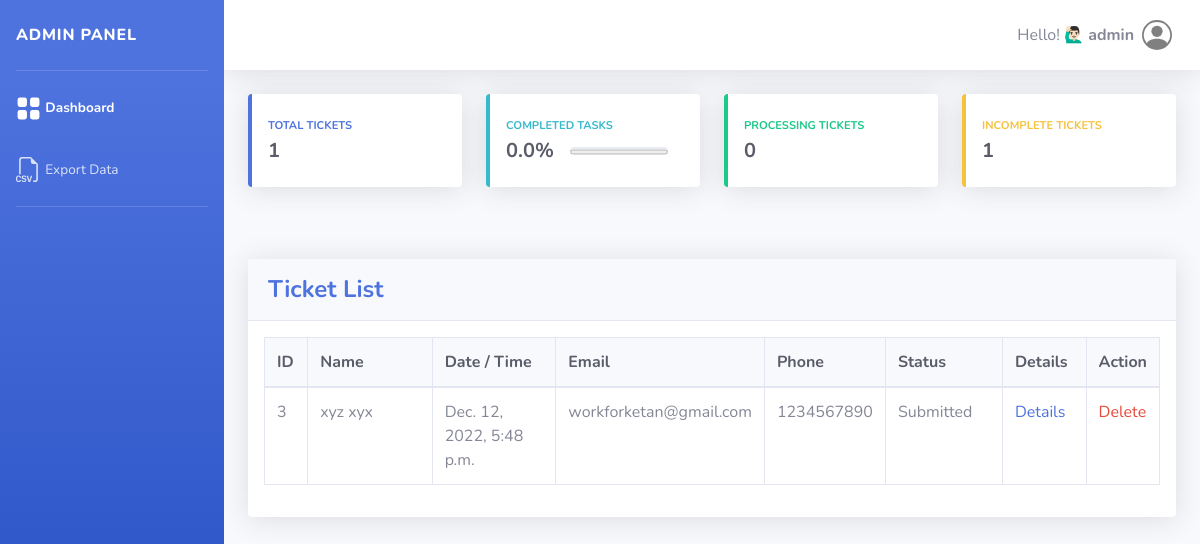
The page /admin_panal/ (signed in) on the database its author committed.
### orders/models.py (models this page shows, shortened)
class ticket_Orders(models.Model):
    user_name = models.CharField(max_length=300,blank=True,null=True)
    user_id = models.CharField(max_length=300,blank=True,null=True)
    fname = models.CharField(max_length=300,blank=True,null=True)
    lname = models.CharField(max_length=300,blank=True,null=True)
    email = models.CharField(max_length=300,blank=True,null=True)
    Phone_Number = models.CharField(max_length=300,blank=True,null=True)
    Product_Name = models.CharField(max_length=300,blank=True,null=True)
    comment = models.CharField(max_length=300,blank=True,null=True)
    answer = models.CharField(max_length=3000,blank=True,null=True)
    Address= models.CharField(max_length=300,blank=True,null=True)
    status= models.CharField(max_length=300,choices = CHOICES,blank=True,null=True,default="Submitted")
    date = models.DateTimeField(auto_now_add=True,blank=True,null=True)
    engg_username =  models.ForeignKey(settings.AUTH_USER_MODEL, on_delete=models.CASCADE,default=1)

### orders/views.py (the view)
# urls.py: path("admin_panal/",views.admin_panal,name='admin_panal'),
@staff_member_required
def admin_panal(request):
    engg_username = request.user.id
    data=ticket_Orders.objects.filter(engg_username=engg_username)[::-1]
    percentage = (ticket_Orders.objects.filter(status="Completed",engg_username=engg_username).count()/ticket_Orders.objects.all().count())*100
    percentage = round(percentage, 1)
    incomplete = (ticket_Orders.objects.filter(status="Submitted",engg_username=engg_username).count()+ticket_Orders.objects.filter(status="Processing").count())
    total = ticket_Orders.objects.filter(engg_username=engg_username).count()
    progress = ticket_Orders.objects.filter(status="Processing",engg_username=engg_username).count()
    return render(request , 'admin.html',{"data":data, "total": total, "percentage":percentage, "incomplete":incomplete, "progress":progress})

### templates/admin.html (shortened to what this page needs)
{% load static %}
<!DOCTYPE html>
<html lang="en">
<head>
    <link href="{% static 'css/sb-admin-2.min.css' %}" rel="stylesheet">
    <link href="{% static 'adminpanel.css' %}" rel="stylesheet">
    <link href="{% static 'vendor/datatables/dataTables.bootstrap4.min.css' %}" rel="stylesheet">
</head>
<body id="page-top">
    <div id="wrapper">
        <ul class="d-none d-sm-block navbar-nav bg-gradient-primary sidebar sidebar-dark accordion" id="accordionSidebar">
            <a href="" class="sidebar-brand d-flex align-items-center">
                <div class="sidebar-brand-text">Admin Panel</div>
            </a>
            <hr class="sidebar-divider my-0 mb-2">
            <li class="nav-item my-1 active">
                <a class="nav-link link-1" style="cursor: pointer;">
                    <span class="mt-1">Dashboard</span>
                </a>
            </li>
            <li class="nav-item my-1">
                <a class="nav-link link-2" style="cursor: pointer;">
                    <span class="mt-1">Export Data</span></a>
            </li>
            <hr class="sidebar-divider d-none d-md-block mt-2">
        </ul>
        <div id="content-wrapper" class="d-flex flex-column position-relative">
            <div id="content" style="position: relative;">
                <nav class="navbar navbar-expand navbar-light bg-white topbar mb-4 static-top shadow d-flex align-items-center justify-content-between">
                    <ul class="navbar-nav ml-auto">
                        <li class="nav-item dropdown no-arrow">
                            <a class="nav-link dropdown-toggle" href="#" id="userDropdown" role="button"
                                data-toggle="dropdown" aria-haspopup="true" aria-expanded="false">
                                <span class="mr-2 d-none d-lg-inline text-gray-600">Hello! 🙋🏻‍♂️ <b>{{ request.user.username }}</b></span>
                            </a>
                        </li>
                    </ul>
                </nav>
                <div class="page container-fluid main">
                    <div class="row">
                        <div class="col-xl-3 col-md-6 mb-4 category-selection " id="allselection" style="cursor: pointer" >
                            <div class="card border-left-primary shadow h-100 py-2">
                                <div class="card-body">
                                    <div class="row no-gutters align-items-center">
                                        <div class="col mr-2">
                                            <div class="text-xs font-weight-bold text-primary text-uppercase mb-1">
                                                Total Tickets</div>
                                            <div id="totaltickets" class="h5 mb-0 font-weight-bold text-gray-800">{{ total }}</div>
                                        </div>
                                    </div>
                                </div>
                            </div>
                        </div>
                        <div class="col-xl-3 col-md-6 mb-4 category-selection " id="completeselection" style="cursor: pointer" >
                            <div class="card border-left-info shadow h-100 py-2">
                                <div class="card-body">
                                    <div class="row no-gutters align-items-center">
                                        <div class="col mr-2">
                                            <div class="text-xs font-weight-bold text-info text-uppercase mb-1">Completed Tasks
                                            </div>
                                            <div class="row no-gutters align-items-center">
                                                <div class="col-auto">
                                                    <div id="percentage" class="h5 mb-0 mr-3 font-weight-bold text-gray-800">{{percentage}}%</div>
                                                </div>
                                                <div class="col">
                                                    <div class="progress progress-sm mr-2">
                                                        <progress id="percentagebar" style="width: 100%; height: 10px;" max="100" min="0" value="{{percentage}}"></progress>
                                                    </div>
                                                </div>
                                            </div>
                                        </div>
                                    </div>
                                </div>
                            </div>
                        </div>
                        <div class="col-xl-3 col-md-6 mb-4 category-selection " id="progressselection" style="cursor: pointer" >
                            <div class="card border-left-success shadow h-100 py-2">
                                <div class="card-body">
                                    <div class="row no-gutters align-items-center">
                                        <div class="col mr-2">
                                            <div class="text-xs font-weight-bold text-success text-uppercase mb-1">
                                                Processing Tickets</div>
                                            <div id="progress" class="h5 mb-0 font-weight-bold text-gray-800">{{ progress }}</div>
                                        </div>
                                    </div>
                                </div>
                            </div>
                        </div>
                        <div class="col-xl-3 col-md-6 mb-4 category-selection " id="incompleteselection" style="cursor: pointer" >
                            <div class="card border-left-warning shadow h-100 py-2">
                                <div class="card-body">
                                    <div class="row no-gutters align-items-center">
                                        <div class="col mr-2">
                                            <div class="text-xs font-weight-bold text-warning text-uppercase mb-1">
                                                Incomplete Tickets</div>
                                            <div id="incomplete" class="h5 mb-0 font-weight-bold text-gray-800">{{ incomplete }}</div>
                                        </div>
                                    </div>
                                </div>
                            </div>
                        </div>
                    </div>
                    <div class="my-5">
                        <div class="card shadow mb-4 ">
                            <div class="card-header py-3 d-flex align-items-center justify-content-between">
                                <h4 class="text-left m-0 font-weight-bold text-primary">Ticket List</h4>
                            </div>
                            <div class="card-body">
                                <div class="table-responsive">
                                    <table class="table table-bordered" id="dataTable" width="100%" cellspacing="0">
                                        <thead>
                                            <tr class="bg-gray-100">
                                                <th class="text-dark" width="5%">ID</th>
                                                <th class="text-dark" width="20%">Name</th>
                                                <th class="text-dark" width="20%">Date / Time</th>
                                                <th class="text-dark" width="12%">Email</th>
                                                <th class="text-dark" width="12%">Phone</th>
                                                <th class="text-dark" width="15%">Status</th>
                                                <th class="text-dark" width="10%">Details</th>
                                                <th class="text-dark" width="10%">Action</th>
                                            </tr>
                                        </thead>
                                        <tbody id="agreement-table">
                                            {% for element in data %}
                                                <tr>
                                                    <td>{{element.id}}</td>
                                                    <td>{{element.fname}} {{element.lname}}</td>
                                                    <td>{{element.date}}</td>
                                                    <td>{{element.email}}</td>
                                                    <td>{{element.Phone_Number}}</td>
                                                    <td>{{element.status}}</td>
                                                    <td class="page-detail text-primary" style="cursor:pointer;" onclick="detail_page_info({{element.pk}})">Details</td>
                                                    <td class="page-detail text-danger" style="cursor:pointer;" onclick="delete_agreement(this, {{element.pk}})">Delete</td>
                                                </tr>
                                            {% endfor %}
                                        </tbody>
                                    </table>
                                </div>
                            </div>
                        </div>
                    </div>
                </div>
            </div>
        </div>
    </div>
</body>
</html>

### static/adminpanel.css (style rules this page uses)
body { margin-top:0; padding: 0; color: #1a202c; text-align: left; background-color: #e2e8f0; }
.card { box-shadow: 0 1px 3px 0 rgba(0,0,0,.1), 0 1px 2px 0 rgba(0,0,0,.06); }
.card { position: relative; display: flex; flex-direction: column; min-width: 0; word-wrap: break-word; background-color: #fff; background-clip: border-box; border: 0 solid rgba(0,0,0,.125); border-radius: .25rem; }
.card-body { flex: 1 1 auto; min-height: 1px; padding: 1rem; }
.h-100 { height: 100%!important; }

### rows shown on the page
ticket_Orders: id "3", fname "xyz", lname "xyx", date "Dec. 12, 2022, 5:48 p.m.", email "workforketan@gmail.com", Phone_Number "1234567890", status "Submitted"

### other values the page prints
{{ request.user.username }} "admin"
{{ total }} "1"
{{ percentage }} "0.0"
{{ progress }} "0"
{{ incomplete }} "1"
